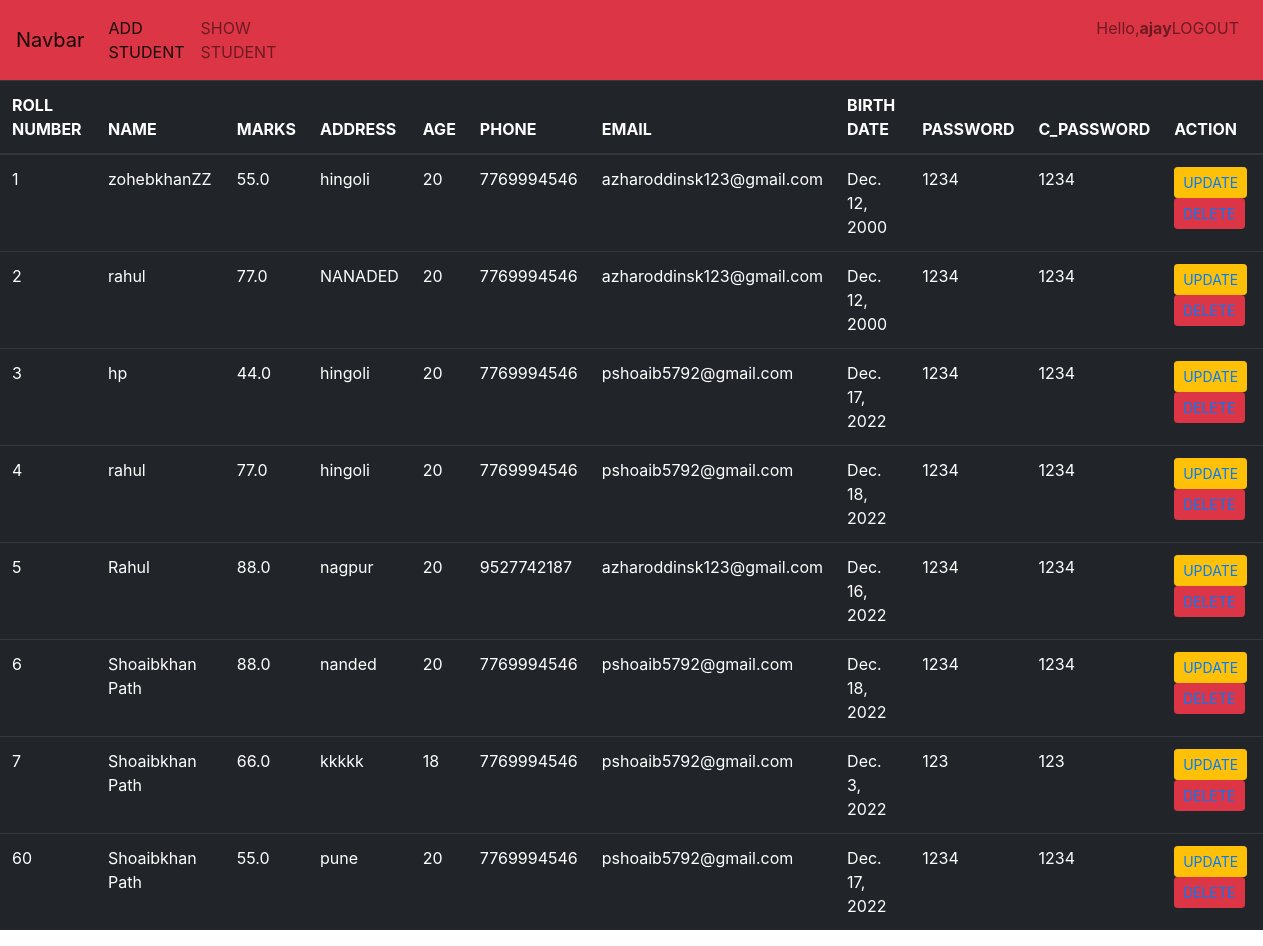
The app's page /a1/ssv/ (signed in) with its own data.
### app1/models.py (models this page shows)
class Student(models.Model):
    roll = models.IntegerField(primary_key=True, validators=[validators.MaxValueValidator(60)])
    name = models.CharField(max_length=15)
    marks = models.FloatField()
    age = models.IntegerField()
    address = models.CharField(max_length=20)
    phone = models.BigIntegerField()
    email = models.EmailField()
    birth_date = models.DateField()
    password = models.CharField(max_length=15)
    c_password = models.CharField(max_length=15)

### app1/views.py (the view)
# urls.py: path('ssv/',ShowView.as_view(), name='show_url'),
@method_decorator(login_required, name='dispatch')
class ShowView(ListView):
    model = Student

### templates/app1/student_list.html (shortened to what this page needs)
{% extends 'layout.html' %}
{% block content %}
<div class="table-responsive-xl">
<table class="table table-dark">
    <thead>
            <tr>
                <th> ROLL NUMBER </th>
                  <th> NAME </th>
                  <th> MARKS </th>
                  <th> ADDRESS </th>
                  <th> AGE </th>
                  <th> PHONE </th>
                  <th> EMAIL </th>
                  <th> BIRTH DATE</th>
                  <th> PASSWORD</th>
                  <th> C_PASSWORD</th>
                  <th> ACTION </th>
            </tr>
    </thead>
    <tbody>
        {% for object in object_list %}
        <tr>
            <td>{{object.roll}}</td>
             <td>{{object.name}}</td>
             <td>{{object.marks}}</td>
             <td>{{object.address}}</td>
            <td>{{object.age}}</td>
             <td>{{object.phone}}</td>
             <td>{{object.email}}</td>
            <td>{{object.birth_date}}</td>
            <td> {{object.password}}</td>
            <td> {{object.c_password}}</td>
             <td>
                 <button type="button" class="btn btn-warning btn-sm"><a href="{% url 'update_url' object.roll %}">UPDATE</a></button>
                 <button  type="button" class="btn btn-danger btn-sm"><a href="{% url 'delete_url' object.roll %}">DELETE</a></button>
             </td>
        </tr>
        {% endfor %}
    </tbody>
</table>
</div>
{% endblock %}

### templates/layout.html (shortened to what this page needs)
<!DOCTYPE html>
<html lang="en">
<head>
  <link rel="stylesheet" href="https://cdn.jsdelivr.net/npm/bootstrap@4.0.0/dist/css/bootstrap.min.css">
</head>
<body>
<nav class="navbar navbar-expand-lg navbar-light bg-danger">
  <a class="navbar-brand" href="#">Navbar</a>
  <div class="collapse navbar-collapse" id="navbarNav">
    <ul class="navbar-nav">
      <li class="nav-item active">
        <a class="nav-link" href="{% url 'student_url' %}">ADD STUDENT <span class="sr-only">(current)</span></a>
      </li>
      <li class="nav-item">
        <a class="nav-link" href="{% url 'show_url' %}">SHOW STUDENT</a>
      </li>
      {% if user.is_authenticated %}
      <li class="nav-item" style="padding-left:800px;">
        <a class="nav-link" href="{% url 'logout_url' %}">Hello,<span><b>{{user.username}}</b></span>LOGOUT</a>
      </li>
      {% endif %}
    </ul>
  </div>
</nav>
  {% block content %}
  {% endblock %}
</body>
</html>

### records on screen
Student: roll "1", name "zohebkhanZZ", marks "55.0", address "hingoli", age "20", phone "7769994546", email "azharoddinsk123@gmail.com", birth_date "Dec. 12, 2000", password "1234", c_password "1234"
Student: roll "2", name "rahul", marks "77.0", address "NANADED", age "20", phone "7769994546", email "azharoddinsk123@gmail.com", birth_date "Dec. 12, 2000", password "1234", c_password "1234"
Student: roll "3", name "hp", marks "44.0", address "hingoli", age "20", phone "7769994546", email "pshoaib5792@gmail.com", birth_date "Dec. 17, 2022", password "1234", c_password "1234"
Student: roll "4", name "rahul", marks "77.0", address "hingoli", age "20", phone "7769994546", email "pshoaib5792@gmail.com", birth_date "Dec. 18, 2022", password "1234", c_password "1234"
Student: roll "5", name "Rahul", marks "88.0", address "nagpur", age "20", phone "9527742187", email "azharoddinsk123@gmail.com", birth_date "Dec. 16, 2022", password "1234", c_password "1234"
Student: roll "6", name "Shoaibkhan Path", marks "88.0", address "nanded", age "20", phone "7769994546", email "pshoaib5792@gmail.com", birth_date "Dec. 18, 2022", password "1234", c_password "1234"
Student: roll "7", name "Shoaibkhan Path", marks "66.0", address "kkkkk", age "18", phone "7769994546", email "pshoaib5792@gmail.com", birth_date "Dec. 3, 2022", password "123", c_password "123"
Student: roll "60", name "Shoaibkhan Path", marks "55.0", address "pune", age "20", phone "7769994546", email "pshoaib5792@gmail.com", birth_date "Dec. 17, 2022", password "1234", c_password "1234"

### other values on screen
{{ user.username }} "ajay"
